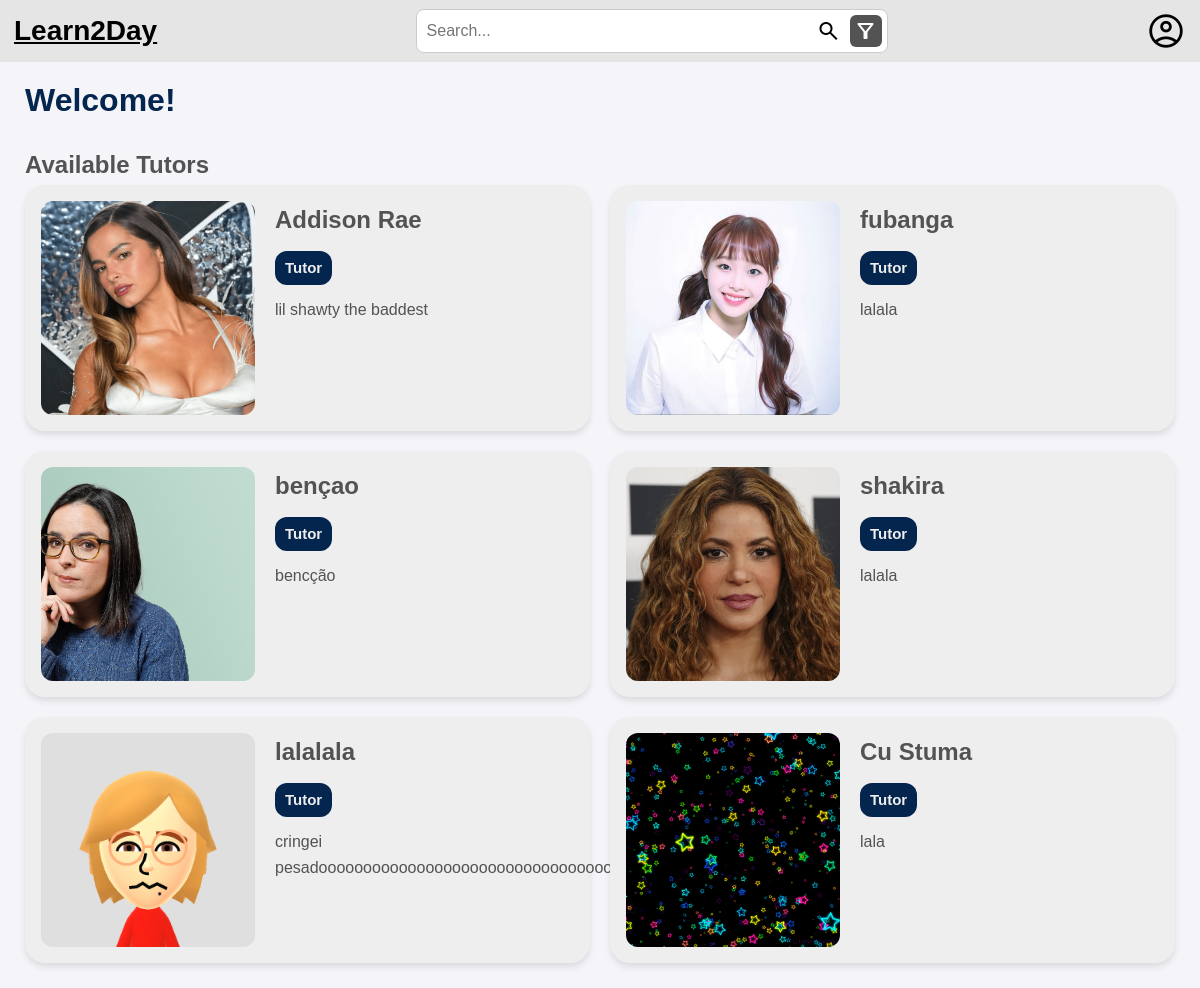
The page / on the database its author committed.
### tables this page shows
CREATE TABLE TUTOR(
    ID_TUTOR VARCHAR(255) NOT NULL,
    NAME VARCHAR(255) NOT NULL,
    DATE_OF_BIRTH DATE NOT NULL,
    PROFILE_IMAGE VARCHAR(255) NOT NULL,
    DESCRIPTION TEXT,
    SCHOOL_INSTITUTION VARCHAR(255) NOT NULL,
    PRIMARY KEY (ID_TUTOR),
    FOREIGN KEY (ID_TUTOR) REFERENCES USERS(USERNAME) ON DELETE CASCADE
    FOREIGN KEY (SCHOOL_INSTITUTION) REFERENCES SCHOOL_INSTITUTION(NAME) ON DELETE CASCADE
);

### src/includes/session.php (called while the page is built, shortened)
<?php
class Session {
    private static ?Session $instance = null;
    public static function getInstance(): Session {
        if (self::$instance == null) {
            self::$instance = new Session();
        }
        return self::$instance;
    }
    public function isLoggedIn(): bool {
        return isset($_SESSION["user"]);
    }
}
?>

### src/database/tutorclass.php (called while the page is built, shortened)
<?php
class Tutor {
    public static function getUserIdbyUserName(string $username): ?int {
        $db = Database::getInstance();
        $stmt = $db->prepare('SELECT ID_USER FROM USERS WHERE USERNAME = ?');
        $stmt->execute([$username]);
        if ($row = $stmt->fetch()) {
            return (int)$row['ID_USER'];
        }
        return null;
    }
}
?>

### src/index.php (the view, shortened to what this page needs)
<?php
require_once __DIR__ . '/includes/session.php';
require_once __DIR__ . '/database/tutorclass.php';
$session = Session::getInstance();
$isLoggedIn = $session->isLoggedIn();
$db = Database::getInstance();
$stmt = $db->prepare('SELECT * FROM TUTOR LIMIT 10');
$stmt->execute();
$tutors = $stmt->fetchAll();
?>
<!DOCTYPE html>
<html lang="en">
<head>
    <link rel="stylesheet" href="styles/index_style.css">
</head>
<body>
<header class="header">
        <div class="site-name">
            <a href="/" class="main-page">Learn2Day</a>
        </div>
        <div class="search-bar">
            <input type="text" placeholder="Search..." />
            <button class="search-button">
                <span class="material-symbols-outlined">search</span>
            </button>
            <button class="filter-button">
                <span class="material-symbols-outlined">filter_alt</span>
            </button>
        </div>
        <div class="access-profile">
            <?php if ($isLoggedIn): ?>
                <?php $user = $session->getUser(); ?>
                <button id="profile-button">
                    <span class="material-symbols-outlined">account_circle</span>
                    <?= htmlspecialchars($user->username) ?>
                </button>
                <div id="profile-inner" class="profile">
                    <form action="actions/logout.php" method="post" class="logout-popup">
                        <a href='/profile.php?id=<?= $user->id ?>' class="viewprofile-btn">View Profile</a>
                        <hr size="18">
                        <button type="submit" class="logout-btn">Log Out</button>
                    </form>
                </div>
            <?php else: ?>
                <button id="profile-button">
                    <span class="material-symbols-outlined">account_circle</span>
                </button>
            <?php endif; ?>
        </div>
    </header>
    <main>
        <h1>Welcome<?= $isLoggedIn ? ' back, ' . htmlspecialchars($user->username) : '' ?>!</h1>
        <section class="tutors-section">
            <h2>Available Tutors</h2>
            <div class="cards-grid">
                <?php foreach ($tutors as $tutor): ?>
                    <?php
                        $userId = Tutor::getUserIdbyUserName($tutor['ID_TUTOR']);
                    ?>
                     <div class="card" id="tutor<?= htmlspecialchars($tutor['ID_TUTOR']) ?>"
                        onclick="window.location.href='/profile.php?id=<?= $userId ?>'"
                        style="cursor: pointer;">
                        <div class="container">
                            <div class="details">
                                <div class="content-wrapper">
                                    <img class="img" src="/uploads/profiles/<?= htmlspecialchars($tutor['PROFILE_IMAGE']) ?>"
                                         alt="<?= htmlspecialchars($tutor['NAME']) ?>"
                                         onerror="this.src='/images/default-profile.jpg'">
                                    <div class="text-content">
                                        <h2 class="title"><?= htmlspecialchars($tutor['NAME']) ?></h2>
                                        <div class="subtitle-container">
                                            <div class="subtitles">Tutor</div>
                                        </div>
                                        <?php if (!empty($tutor['DESCRIPTION'])): ?>
                                            <p class="description"><?= htmlspecialchars($tutor['DESCRIPTION']) ?></p>
                                        <?php endif; ?>
                                    </div>
                                </div>
                            </div>
                        </div>
                    </div>
                <?php endforeach; ?>
            </div>
        </section>
    </main>
</body>
</html>

### src/styles/index_style.css (style rules this page uses)
* { margin: 0; padding: 0; box-sizing: border-box; }
header { background-color: #E5E5E5; display: flex; align-items: center; padding: 7px 10px; justify-content: space-between; position: fixed; top: 0; left: 0; right: 0; z-index: 1000; }
header button { cursor: pointer; }
.main-page { color: black; background: none; border: none; font-size: 28px; font-weight: bold; padding: 4px; }
.search-bar { display: flex; align-items: center; gap: 5px; background-color: white; padding: 5px; border: 1px solid #ccc; border-radius: 8px; width: 40%; }
.search-bar input { border: none; outline: none; font-size: 16px; width: 100%; padding: 5px; }
.search-button, .filter-button, .profile-button { background: none; border: none; display: flex; align-items: center; justify-content: center; padding: 4px; }
.filter-button { background: #535353; border: none; border-radius: 6px; }
.filter-button .material-symbols-outlined { color: white; }
#profile-button { background: none; border: none; cursor: pointer; display: flex; align-items: center; justify-content: center; padding: 4px; }
#profile-button .material-symbols-outlined { font-size: 40px; color: black; }
.material-symbols-outlined { font-size: 28px; color: #000000; }
body { font-family: Arial, sans-serif; line-height: 1.6; color: #535353; background-color: #f4f4f9; padding: 25px; padding-top: 75px; }
h1 { font-size: 2rem; color: #03254e; margin-bottom: 20px; }
.cards-grid { display: grid; grid-template-columns: repeat(2, 1fr); gap: 20px; width: 100%; }
.card { min-width: 0; width: 100%; transition: transform 0.3s ease, box-shadow 0.3s ease; }
.card .container { background-color: #eeeeee; width: 100%; border-radius: 20px; height: 100%; padding: 16px; transition: all 0.3s ease; box-shadow: 0 4px 6px rgba(0, 0, 0, 0.1); }
.card .content-wrapper { display: flex; gap: 20px; align-items: flex-start; height: 100%; }
.card .img { width: 214px; height: 214px; border-radius: 12px; object-fit: cover; flex-shrink: 0; transition: transform 0.3s ease; }
.card .subtitle-container { display: flex; gap: 8px; flex-wrap: wrap; }
.card .subtitles { padding: 5px 10px; background-color: #03254e; border-radius: 12px; font-size: 15px; font-weight: 600; color: #eeeeee; display: inline-block; transition: all 0.3s ease; }
.card .text-content { display: flex; flex-direction: column; gap: 12px; flex: 1; min-width: 0; }
.card .title { transition: color 0.3s ease; }
.card .description { transition: color 0.3s ease; }

### rows shown on the page
tutor: PROFILE_IMAGE (picture), NAME "Addison Rae", DESCRIPTION "lil shawty the baddest"
tutor: PROFILE_IMAGE (picture), NAME "fubanga", DESCRIPTION "lalala"
tutor: PROFILE_IMAGE (picture), NAME "bençao", DESCRIPTION "bencção"
tutor: PROFILE_IMAGE (picture), NAME "shakira", DESCRIPTION "lalala"
tutor: PROFILE_IMAGE (picture), NAME "lalalala", DESCRIPTION "cringei…"
tutor: PROFILE_IMAGE (picture), NAME "Cu Stuma", DESCRIPTION "lala"
